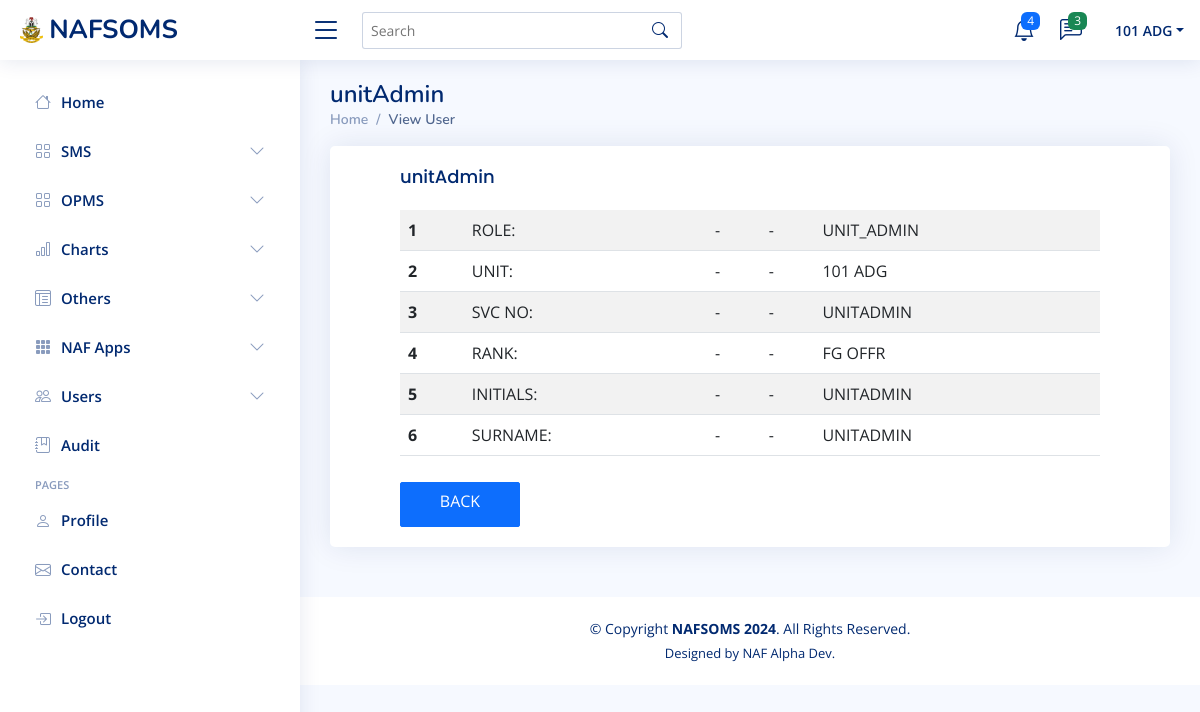
Page /UNIT_ADMIN/unitAdminViewUser?svcNo=unitAdmin (signed in) on the committed database.
### tables this page shows
CREATE TABLE `users` (
  `SVC_NO` varchar(20) NOT NULL,
  `RANK` varchar(20) NOT NULL,
  `INITIALS` varchar(20) NOT NULL,
  `SURNAME` varchar(50) NOT NULL,
  `UNIT_CODE` varchar(20) NOT NULL,
  `USER_ROLE` varchar(20) NOT NULL,
  `PASSWORD` varchar(50) NOT NULL
);

### UNIT_ADMIN/unitAdminViewUser.php (the view, shortened to what this page needs)
<?php include('../Connection.php'); ?>
<?php include 'unitAdminHeader.php'; ?>
<?php include 'unitAdminSideNavBar.php'; ?>
<?php
    if(isset($_GET['svcNo'])){
     $svcNo = $_GET['svcNo'];
     $userSQL = "SELECT * FROM users WHERE SVC_NO = '$svcNo'";
     $userResult = mysqli_query($conn, $userSQL);
    while($row = mysqli_fetch_assoc($userResult)){
?>
<main id="main" class="main">
    <div class="pagetitle">
      <h1><?php echo ($_SESSION['svcNo']);?></h1>
      <nav>
        <ol class="breadcrumb">
          <li class="breadcrumb-item"><a href="unitAdminHome">Home</a></li>
          <li class="breadcrumb-item active">View User</li>
        </ol>
      </nav>
    </div>
    <section class="section">
      <div class="row">
        <div class="col-lg-12">
          <div class="card" style="padding-left:50px; padding-right:50px;">
            <div class="card-body">
              <h5 class="card-title"><?php echo ($_SESSION['svcNo']);?></h5>
              <table class="table table-striped" style="text-transform:uppercase;">
                <tbody>
                  <tr>
                    <th scope="row">1</th>
                    <td>ROLE:</td>
                    <td>-</td>
                    <td>-</td>
                    <td><?php echo $row['USER_ROLE']; ?></td>
                  </tr>
                  <tr>
                     <th scope="row">2</th>
                    <td>UNIT:</td>
                    <td>-</td>
                    <td>-</td>
                    <td><?php echo $row['UNIT_CODE']; ?></td>
                 </tr>
                  <tr>
                     <th scope="row">3</th>
                    <td>SVC NO:</td>
                    <td>-</td>
                    <td>-</td>
                    <td><?php echo $row['SVC_NO']; ?></td>
                 </tr>
                 <tr>
                     <th scope="row">4</th>
                    <td>RANK:</td>
                    <td>-</td>
                    <td>-</td>
                    <td><?php echo $row['RANK']; ?></td>
                 </tr>
                   <tr>
                     <th scope="row">5</th>
                    <td>INITIALS:</td>
                    <td>-</td>
                    <td>-</td>
                    <td><?php echo $row['INITIALS']; ?></td>
                 </tr>
                   <tr>
                     <th scope="row">6</th>
                    <td>SURNAME:</td>
                    <td>-</td>
                    <td>-</td>
                    <td><?php echo $row['SURNAME']; ?></td>
                 </tr>
                </tbody>
              </table>
              <a href="unitAdminUsers" type="button" name="update" class="btn btn-primary" style="border-radius:2px; width:120px; height:45px; margin-top:10px;">BACK</a>
            </div>
          </div>
        </div>
      </div>
    </section>
  </main>
  <?php include 'unitAdminFooter.php'; ?>
 <?php
}}?>

### UNIT_ADMIN/unitAdminFooter.php (shortened to what this page needs)
  <footer id="footer" class="footer" style="background-color:white; color:black; border:1px solid white;">
    <div class="copyright">
      &copy; Copyright <strong><span>NAFSOMS 2024</span></strong>. All Rights Reserved.
    </div>
    <div class="credits">
      Designed by NAF Alpha Dev.
    </div>
  </footer>
</body>
</html>

### assets/css/style.css (style rules this page uses)
:root { scroll-behavior: smooth; }
body { font-family: "Open Sans", sans-serif; background: #f6f9ff; color: #444444; }
h1, h2, h3, h4, h5, h6 { font-family: "Nunito", sans-serif; }
#main { margin-top: 60px; padding: 20px 30px; transition: all 0.3s; }
.pagetitle { margin-bottom: 10px; }
.pagetitle h1 { font-size: 24px; margin-bottom: 0; font-weight: 600; color: #012970; }
.card { margin-bottom: 30px; border: none; border-radius: 5px; box-shadow: 0px 0 30px rgba(1, 41, 112, 0.1); }
.card-title { padding: 20px 0 15px 0; font-size: 18px; font-weight: 500; color: #012970; font-family: "Poppins", sans-serif; }
.card-body { padding: 0 20px 20px 20px; }
.breadcrumb { font-size: 14px; font-family: "Nunito", sans-serif; color: #899bbd; font-weight: 600; }
.breadcrumb a { color: #899bbd; transition: 0.3s; }
.breadcrumb .breadcrumb-item::before { color: #899bbd; }
.breadcrumb .active { color: #51678f; font-weight: 600; }
@media (min-width: 1200px) { #main, #footer { margin-left: 300px; } }
.footer { padding: 20px 0; font-size: 14px; transition: all 0.3s; border-top: 1px solid #cddfff; }
.footer .copyright { text-align: center; color: #012970; }
.footer .credits { padding-top: 5px; text-align: center; font-size: 13px; color: #012970; }

### rows in the picture
users: USER_ROLE "UNIT_ADMIN", UNIT_CODE "101 ADG", SVC_NO "UNITADMIN", RANK "FG OFFR", INITIALS "UNITADMIN", SURNAME "UNITADMIN"

### other values in the picture
$_SESSION['account'] "101 ADG"
